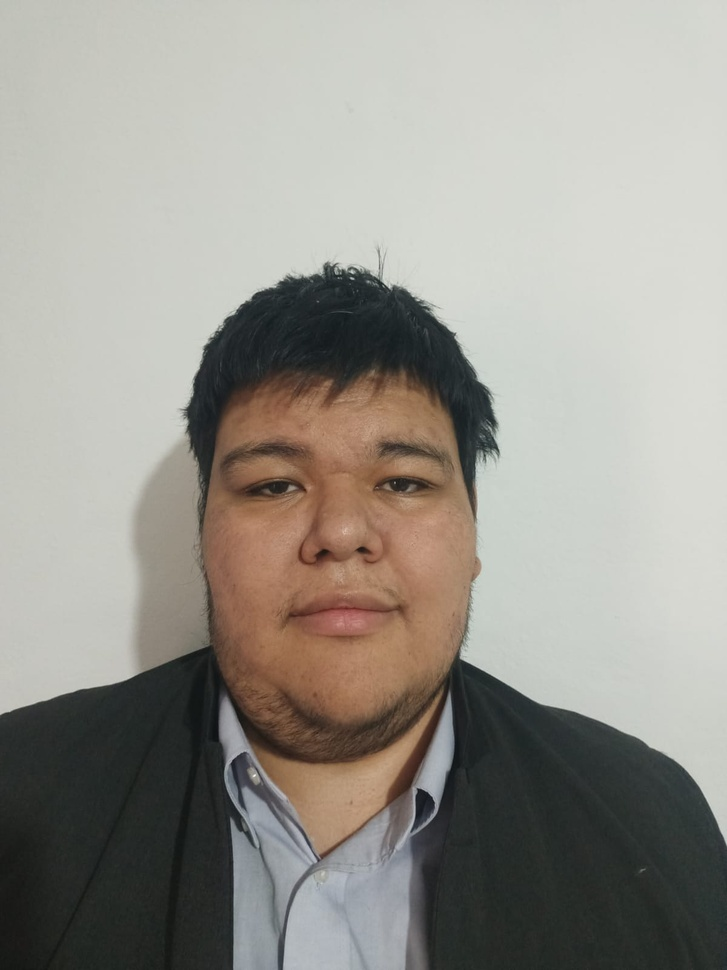
#> input picture img/Me.jpg, 727 x 970 px, shrunk from 1200 x 1600 before the run
$ python -i filtros_no_lineales.py   (imports and definitions only)
#> lines starting #> are read from the running program, lines starting #| are printed output that depends on the picture; after the words box and inside, x2 and y2 are one past the last pixel; in counts of white or black regions, pixels touching at a corner belong together
#> further down, picture is the input picture: shape (970, 727, 3); mean B, G, R 142.3, 149.6, 152.5
"""
Módulo para aplicación de filtros no lineales (de orden).
"""
import numpy as np
import cv2
from scipy import ndimage
from collections import Counter


# [75 lines left out: functions filtro_mediana, filtro_moda, _aplicar_moda_canal, filtro_maximo, filtro_minimo, not called in this run]


# ========================= FILTROS OPCIONALES =========================

def filtro_mediana_adaptativa(imagen, tamano_max=7):
    """
    Aplica un filtro de mediana adaptativa.
    """
#> called with tamano_max = 7
    resultado = imagen.copy()

    # Asegurar que tamano_max sea impar y al menos 3
    if tamano_max < 3:
        tamano_max = 3
    if tamano_max % 2 == 0:
        tamano_max += 1

    if len(imagen.shape) == 3:
        # Convertir a escala de grises para el procesamiento
        gris = cv2.cvtColor(imagen, cv2.COLOR_BGR2GRAY)
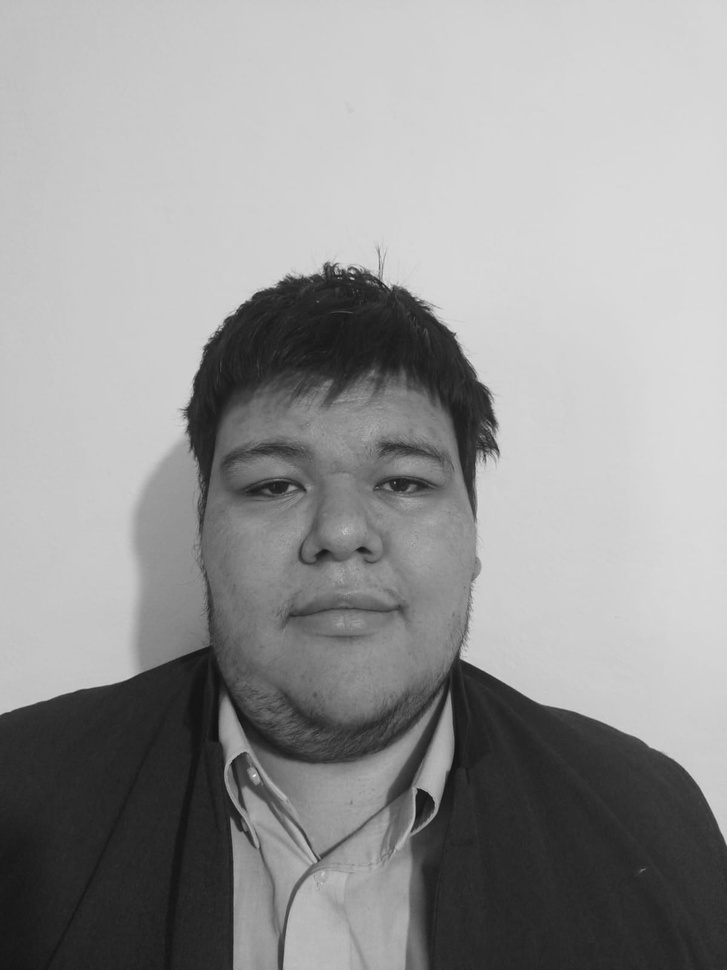
#> gris: shape (970, 727); min 16, max 252, mean 149.7
    else:
        gris = imagen

    for tamano in range(3, tamano_max + 1, 2):
        mediana = cv2.medianBlur(gris, tamano)
        # Aplicar donde sea necesario
        mascara = np.abs(gris.astype(np.float32) - mediana.astype(np.float32)) > 50
        if len(imagen.shape) == 3:
            for i in range(3):
                resultado[:, :, i][mascara] = cv2.medianBlur(imagen[:, :, i], tamano)[mascara]
        else:
            resultado[mascara] = mediana[mascara]
#> this loop made 3 passes
#> pass 1, in filtro_mediana_adaptativa, `mascara = np.abs(gris.astype(np.float32) - mediana.astype(np.float32))..`:
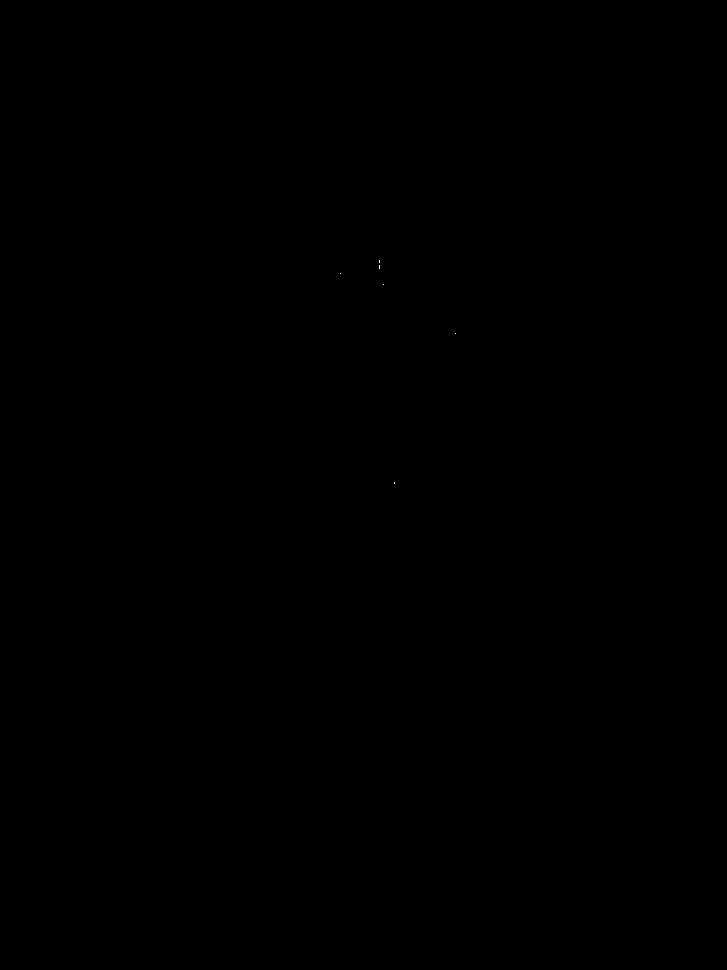
#> mascara: shape (970, 727) bool; 0% white in thin lines or dots, all inside (x1, y1, x2, y2) = (340, 260, 456, 484)
#> after the loop: resultado: shape (970, 727, 3); 0.04% of pixels changed, all inside (x1, y1, x2, y2) = (196, 250, 727, 922)

    return resultado


# [70 lines left out: functions filtro_contraharmonic_mean, filtro_mediana_ponderada, _aplicar_mediana_ponderada_canal, not called in this run]

>>> import cv2
>>> picture = cv2.imread('../img/Me.jpg')
>>> result = filtro_mediana_adaptativa(picture)
